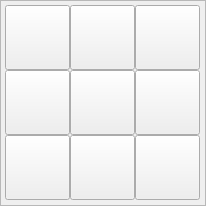
   <widget class="QFrame" name="frame_7">
    <property name="geometry">
     <rect>
      <x>5</x>
      <y>435</y>
      <width>206</width>
      <height>206</height>
     </rect>
    </property>
    <property name="frameShape">
     <enum>QFrame::StyledPanel</enum>
    </property>
    <property name="frameShadow">
     <enum>QFrame::Raised</enum>
    </property>
    <widget class="QPushButton" name="probe_XminusYplus">
     <property name="geometry">
      <rect>
       <x>5</x>
       <y>5</y>
       <width>65</width>
       <height>65</height>
      </rect>
     </property>
     <property name="text">
      <string/>
     </property>
    </widget>
    <widget class="QPushButton" name="probe_XminusYminus">
     <property name="geometry">
      <rect>
       <x>5</x>
       <y>135</y>
       <width>65</width>
       <height>65</height>
      </rect>
     </property>
     <property name="text">
      <string/>
     </property>
    </widget>
    <widget class="QPushButton" name="probe_Xminus">
     <property name="geometry">
      <rect>
       <x>135</x>
       <y>70</y>
       <width>65</width>
       <height>65</height>
      </rect>
     </property>
     <property name="text">
      <string/>
     </property>
     <property name="function" stdset="0">
      <string>mdi</string>
     </property>
     <property name="command" stdset="0">
      <string>o&lt;p_right&gt; call</string>
     </property>
    </widget>
    <widget class="QPushButton" name="probe_Yminus">
     <property name="geometry">
      <rect>
       <x>70</x>
       <y>5</y>
       <width>65</width>
       <height>65</height>
      </rect>
     </property>
     <property name="text">
      <string/>
     </property>
     <property name="function" stdset="0">
      <string>mdi</string>
     </property>
     <property name="command" stdset="0">
      <string>o&lt;p_back&gt; call</string>
     </property>
    </widget>
    <widget class="QPushButton" name="probe_wk_center">
     <property name="geometry">
      <rect>
       <x>70</x>
       <y>70</y>
       <width>65</width>
       <height>65</height>
      </rect>
     </property>
     <property name="text">
      <string/>
     </property>
     <property name="function" stdset="0">
      <string>mdi</string>
     </property>
     <property name="command" stdset="0">
      <string>o&lt;p-bar&gt; call</string>
     </property>
    </widget>
    <widget class="QPushButton" name="probe_XplusYminus">
     <property name="geometry">
      <rect>
       <x>135</x>
       <y>135</y>
       <width>65</width>
       <height>65</height>
      </rect>
     </property>
     <property name="text">
      <string/>
     </property>
    </widget>
    <widget class="QPushButton" name="probe_XplusYplus">
     <property name="geometry">
      <rect>
       <x>135</x>
       <y>5</y>
       <width>65</width>
       <height>65</height>
      </rect>
     </property>
     <property name="text">
      <string/>
     </property>
    </widget>
    <widget class="QPushButton" name="probe_Yplus">
     <property name="geometry">
      <rect>
       <x>70</x>
       <y>135</y>
       <width>65</width>
       <height>65</height>
      </rect>
     </property>
     <property name="text">
      <string/>
     </property>
     <property name="function" stdset="0">
      <string>mdi</string>
     </property>
     <property name="command" stdset="0">
      <string>o&lt;p_front&gt; call</string>
     </property>
    </widget>
    <widget class="QPushButton" name="probe_Xplus">
     <property name="geometry">
      <rect>
       <x>5</x>
       <y>70</y>
       <width>65</width>
       <height>65</height>
      </rect>
     </property>
     <property name="text">
      <string/>
     </property>
     <property name="function" stdset="0">
      <string>mdi</string>
     </property>
     <property name="command" stdset="0">
      <string>o&lt;p_left&gt;  call</string>
     </property>
    </widget>
   </widget>
